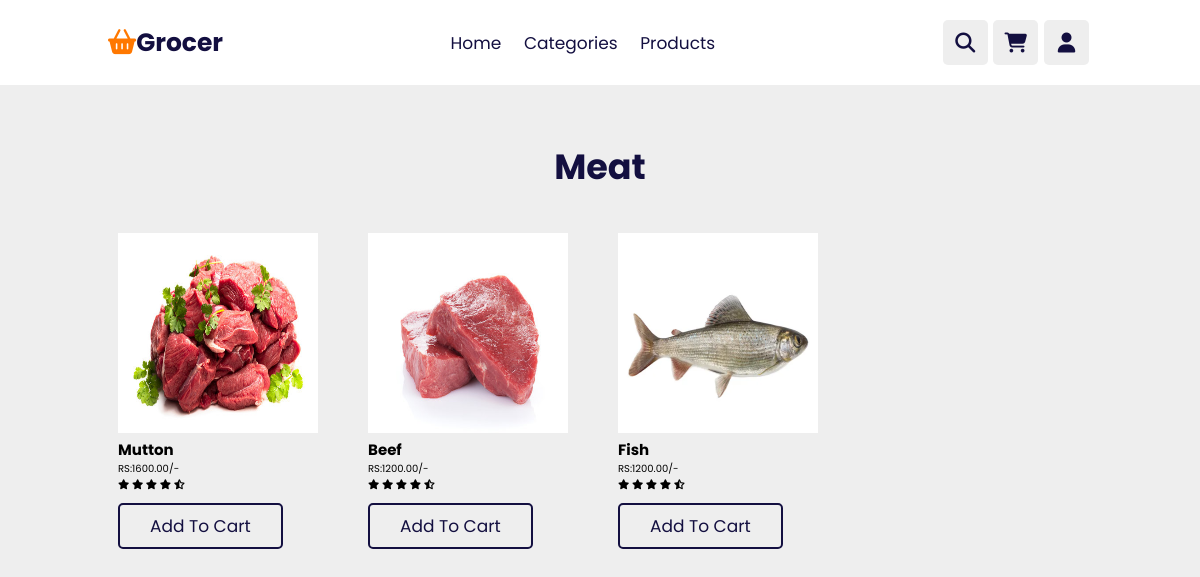
The app's page /app/products/3 with its own data.
### store/models.py (models this page shows)
class Category(models.Model):
    name = models.CharField(max_length=100, unique=True)
    img = models.ImageField(upload_to='assets/images/', null=True)
    offer = models.IntegerField(validators=[MinValueValidator(1), MaxValueValidator(100)], default=0)

class Product(models.Model):
    name = models.CharField(max_length=50, unique=True)
    category = models.ForeignKey(to=Category, on_delete=models.CASCADE)
    price = models.DecimalField(decimal_places=2,max_digits=10, default=0)
    img = models.ImageField(upload_to='assets/images')

### store/views.py (the view)
# urls.py: path('products/<int:id>', views.products, name='products'),
def products(request, id):
    category = Category.objects.filter(id=id).first()
    if not category:
        return render(request, '404.html', )
    products = Product.objects.filter(category=category)
    return render(request, 'products.html', context={'products': products, 'category':category.name})

### store/templates/products.html (shortened to what this page needs)
<!DOCTYPE html>
<html>
<head>
    {% load static %}
    <link rel="stylesheet" href="https://cdn.jsdelivr.net/npm/swiper@10/swiper-bundle.min.css" />
    <link rel="stylesheet" href="https://cdnjs.cloudflare.com/ajax/libs/font-awesome/6.4.2/css/all.min.css">
    <link rel="stylesheet" href="{% static 'style.css' %}">
</head>
<body>
    <header class="header">
        <a href="/app" class="logo"> <i class="fas fa-shopping-basket"></i>grocer</a>
        <nav class="navbar">
            <a href="/app">home</a>
            <a href="/app">categories</a>
            <a href="/app/products/">products</a>
        </nav>
        <div class="icons">
            <div class="fas fa-search" id="search-btn"></div>
            <a href="/app/cart/"><div class="fas fa-shopping-cart" id="cart-btn"></div></a>
            <div class="fas fa-user" id="login-btn"></div>
        </div>
    </header>
    <section style="margin-top: 100px;" class="soft drinks" id="soft drinks">
        <h1 class="heading">{{category}}</h1>
            <div style="display: flex; flex-direction: row; flex-wrap: wrap; gap: 30px;">
                {% for prod in products %}
                    <div class="box" style="margin: 10px;">
                        <img style="width: 200px; height: 200px;" src="/media/{{prod.img}}" alt="">
                        <h2>{{prod.name}}</h2>
                        <div class="price"> RS:{{prod.price}}/- </div>
                        <div class="stars">
                            <i class="fas fa-star"></i>
                            <i class="fas fa-star"></i>
                            <i class="fas fa-star"></i>
                            <i class="fas fa-star"></i>
                            <i class="fas fa-star-half-alt"></i>
                        </div>
                        <a href="/app/addToCart/{{prod.id}}" class="btn">add to cart</a>
                    </div>
                {% endfor %}
            </div>
    </section>
</body>
</html>

### store/static/style.css (style rules this page uses)
:root { --orange:#ff7800; --black:#130f40; --light-color:#666; --box-shadow:0 .5rem 1.5rem rgba(0,0,0,0,.1); --border: 2rem solid rgba(0,0,0,0,.1); --outline: .1rem solid rgba(0,0,0,0,.1); --outline-hover: .2rem solid var(--black); }
* { font-family: 'poppins', sans-serif; margin: 0; padding: 0; box-sizing: border-box; outline: none; border: none; text-decoration: none; text-transform: capitalize; transition: all .2s linear; }
html { font-size: 62.5%; overflow-x: hidden; scroll-behavior: smooth; scroll-padding-top: 7rem; }
body { background: #eee; }
section { padding: 2rem 9%; }
.heading { text-align: center; padding: 2rem 0; padding-bottom: 3rem; font-size: 3.5rem; color: var(--black); }
.btn { margin-top: 1rem; display: inline-block; padding: .8rem 3rem; font-size: 1.7rem; border-radius: .5rem; border: .2rem solid var(--black); color: var(--black); cursor: pointer; background: none; }
.header { position: fixed; top: 0; left: 0; right: 0; z-index: 1000; display: flex; align-items: center; justify-content: space-between; padding: 2rem 9%; background: #fff; box-shadow: var(--box-shadow); }
.header .logo { font-size: 2.5rem; font-weight: bolder; color: var(--black); }
.header .logo i { color:var(--orange); }
.header .navbar a { font-size: 1.7rem; margin: 0 1rem; color:var(--black); }
.header .icons div { height: 4.5rem; width: 4.5rem; line-height: 4.5rem; border-radius: .5rem; background: #eee; color:var(--black); font-size: 2rem; margin-right: .3rem; cursor: pointer; text-align: center; }

### records on screen
Category: name "Meat"
Product: img (picture), name "Mutton", price "1600.00"
Product: img (picture), name "Beef", price "1200.00"
Product: img (picture), name "Fish", price "1200.00"
